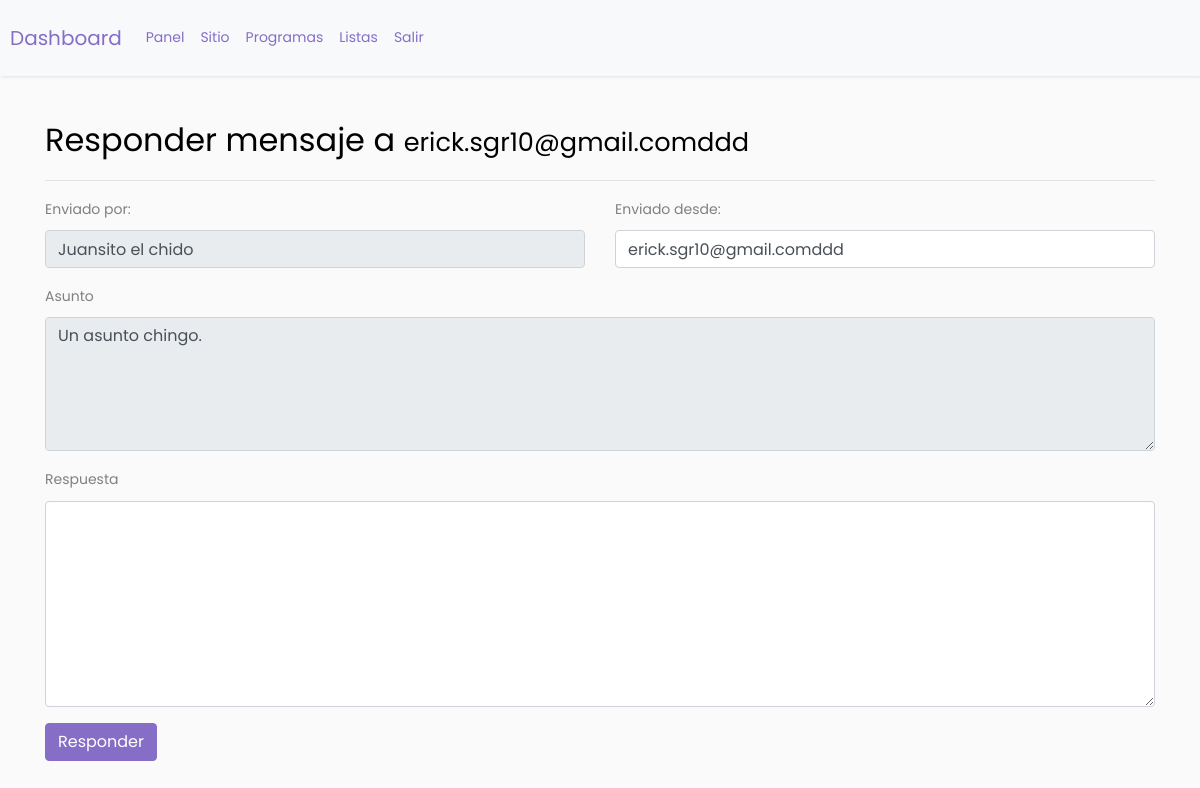
Screenshot of /views/dash/edit-mensajes.php?mensaje=10 (signed in) with the database file from the repository.
### tables this page shows
CREATE TABLE `contacto` (
  `id_mensaje` int(11) NOT NULL,
  `nombre` varchar(200) NOT NULL,
  `correo` varchar(200) NOT NULL,
  `asunto` varchar(200) NOT NULL,
  `mensaje` text NOT NULL
);

### views/dash/session.php (called while the page is built, shortened)
<?php
class Session{
    private $session;
    function __construct()
    {
        if (isset($_SESSION["activo"])) {
           $this->session = true;
        }
    }
    public function getActivo(){
        return $this->session;
    }
}
?>

### model/database.php (called while the page is built, shortened)
<?php
class DB
{
    public function create_connection()
    {
        try {
            @$connection = new PDO("mysql:host=" . self::DBHOSTNAME . ";dbname=" . self::DBDATABASE . ";charset=" . self::CHARSET, self::DBUSER, self::DBPASS);
            $connection->setAttribute(PDO::ATTR_ERRMODE, PDO::ERRMODE_EXCEPTION);
            return $connection;
        } catch (PDOException $e) {
            echo "Error en la conexión: ", $e->getMessage();
        }
    }
    public function selectAll($sql)
    {
        $statement = $this->create_connection()->prepare($sql);
        $statement->execute();
        return $statement;
    }
}

### controllers/ContactoController.php (called while the page is built, shortened)
<?php
class ContactoController extends DB
{
    function getMensaje($id)
    {
        return $this->selectAll("SELECT * FROM contacto where id_mensaje = '$id'")->fetch(PDO::FETCH_ASSOC);
    }
}

### views/dash/edit-mensajes.php (the view, shortened to what this page needs)
<?php
require_once('session.php');
$session = new Session();
if ($session->getActivo()) {
    if ($_REQUEST['mensaje'] && is_numeric($_REQUEST['mensaje'])) {
        $id_publicacion = $_REQUEST['mensaje'];
        require_once('../../includes/head-dashboard.php');
        require_once('../../includes/menu-dashboard.php');
        require_once('../../model/database.php');
        require_once('../../controllers/ContactoController.php');
        $view = new ContactoController();
        $data = $view->getMensaje($id_publicacion);
?>
        <div class="container">
            <h2>Responder mensaje a <small><?php echo $data['correo']; ?></small></h2>
            <hr>
            <form method="post">
                <div class="form-group">
                    <div class="row">
                        <div class="col-md-6">
                            <label>Enviado por: </label>
                            <input type="text" class="form-control" disabled value="<?php echo $data['nombre']; ?>" name="titulo" required>
                        </div>
                        <div class="col-md-6">
                            <label>Enviado desde: </label>
                            <input type="text" class="form-control" value="<?php echo $data['correo']; ?>" name="correo" required>
                        </div>
                    </div>
                </div>
                <div class="form-group">
                    <label>Asunto</label>
                    <textarea class="form-control" rows="5" name="asunto" required disabled><?php echo $data['asunto']; ?></textarea>
                </div>
                <div class="form-group">
                    <label>Respuesta</label>
                    <textarea class="form-control" rows="8" name="respuesta" required></textarea>
                </div>
                <input type="submit" name="submit" class="btn btn-primary" value="Responder">
            </form>
        </div>
        </body>
        </html>
<?php
    } else {
        header("Location: conf-publicaciones.php");
    }
} else {
    header("Location: ../entrar.php");
}
?>

### rows the page displays
contacto: correo "erick.sgr10@gmail.comddd", titulo "Juansito el chido", asunto "Un asunto chingo."
